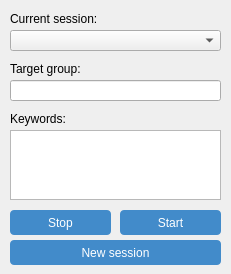
<?xml version="1.0" encoding="UTF-8"?>
<ui version="4.0">
 <class>Form</class>
 <widget class="QWidget" name="Form">
  <property name="enabled">
   <bool>true</bool>
  </property>
  <property name="geometry">
   <rect>
    <x>0</x>
    <y>0</y>
    <width>231</width>
    <height>274</height>
   </rect>
  </property>
  <property name="minimumSize">
   <size>
    <width>231</width>
    <height>274</height>
   </size>
  </property>
  <property name="maximumSize">
   <size>
    <width>231</width>
    <height>274</height>
   </size>
  </property>
  <property name="windowTitle">
   <string/>
  </property>
  <property name="styleSheet">
   <string notr="true">Widget{
color: #000;
background: #fff;
}

QPushButton{
color: #fff;
border-radius: 4px;
background-color: #428bca;
border-color: #357ebd;
}

QPushButton:disabled {
background-color: #326999;
border: 1px solid #2b6699;
color: #aaa;
}

QLineEdit:focus {
border: 1px solid #357ebd;
}
QTextEdit:focus {
border: 1px solid #357ebd;
}</string>
  </property>
  <widget class="QTextEdit" name="keywords">
   <property name="geometry">
    <rect>
     <x>10</x>
     <y>130</y>
     <width>211</width>
     <height>70</height>
    </rect>
   </property>
   <property name="placeholderText">
    <string/>
   </property>
  </widget>
  <widget class="QLineEdit" name="target_group">
   <property name="geometry">
    <rect>
     <x>10</x>
     <y>80</y>
     <width>211</width>
     <height>21</height>
    </rect>
   </property>
   <property name="alignment">
    <set>Qt::AlignmentFlag::AlignCenter</set>
   </property>
  </widget>
  <widget class="QLabel" name="target_group_text">
   <property name="geometry">
    <rect>
     <x>10</x>
     <y>60</y>
     <width>91</width>
     <height>17</height>
    </rect>
   </property>
   <property name="text">
    <string>Target group:</string>
   </property>
  </widget>
  <widget class="QComboBox" name="sessions">
   <property name="geometry">
    <rect>
     <x>10</x>
     <y>30</y>
     <width>211</width>
     <height>21</height>
    </rect>
   </property>
  </widget>
  <widget class="QLabel" name="session_text">
   <property name="geometry">
    <rect>
     <x>10</x>
     <y>10</y>
     <width>91</width>
     <height>17</height>
    </rect>
   </property>
   <property name="text">
    <string>Current session:</string>
   </property>
  </widget>
  <widget class="QLabel" name="keywords_text">
   <property name="geometry">
    <rect>
     <x>10</x>
     <y>110</y>
     <width>91</width>
     <height>17</height>
    </rect>
   </property>
   <property name="text">
    <string>Keywords:</string>
   </property>
  </widget>
  <widget class="QPushButton" name="new_session">
   <property name="geometry">
    <rect>
     <x>10</x>
     <y>240</y>
     <width>211</width>
     <height>25</height>
    </rect>
   </property>
   <property name="text">
    <string>New session</string>
   </property>
  </widget>
  <widget class="QPushButton" name="start_button">
   <property name="geometry">
    <rect>
     <x>120</x>
     <y>210</y>
     <width>101</width>
     <height>25</height>
    </rect>
   </property>
   <property name="text">
    <string>Start</string>
   </property>
  </widget>
  <widget class="QPushButton" name="stop_button">
   <property name="enabled">
    <bool>true</bool>
   </property>
   <property name="geometry">
    <rect>
     <x>10</x>
     <y>210</y>
     <width>101</width>
     <height>25</height>
    </rect>
   </property>
   <property name="text">
    <string>Stop</string>
   </property>
  </widget>
 </widget>
 <resources/>
 <connections/>
</ui>
